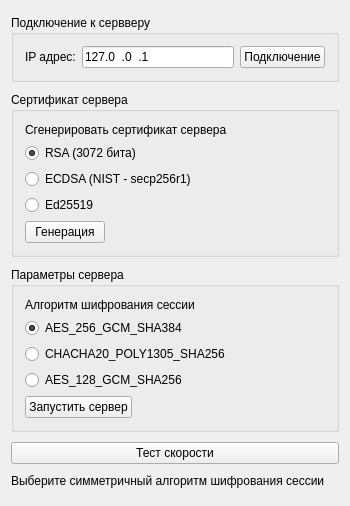
<?xml version="1.0" encoding="UTF-8"?>
<ui version="4.0">
 <class>Widget</class>
 <widget class="QWidget" name="Widget">
  <property name="geometry">
   <rect>
    <x>0</x>
    <y>0</y>
    <width>350</width>
    <height>506</height>
   </rect>
  </property>
  <property name="windowTitle">
   <string>Обмен сообщениями TLS 1.3</string>
  </property>
  <layout class="QGridLayout" name="gridLayout_3">
   <item row="4" column="0">
    <widget class="QLabel" name="label">
     <property name="sizePolicy">
      <sizepolicy hsizetype="Preferred" vsizetype="Fixed">
       <horstretch>0</horstretch>
       <verstretch>0</verstretch>
      </sizepolicy>
     </property>
     <property name="text">
      <string>Выберите симметричный алгоритм шифрования сессии</string>
     </property>
    </widget>
   </item>
   <item row="0" column="0">
    <widget class="QGroupBox" name="groupBox">
     <property name="sizePolicy">
      <sizepolicy hsizetype="Preferred" vsizetype="Fixed">
       <horstretch>0</horstretch>
       <verstretch>0</verstretch>
      </sizepolicy>
     </property>
     <property name="title">
      <string>Подключение к сервверу</string>
     </property>
     <layout class="QHBoxLayout" name="horizontalLayout">
      <item>
       <widget class="QLabel" name="label_2">
        <property name="sizePolicy">
         <sizepolicy hsizetype="Fixed" vsizetype="Fixed">
          <horstretch>0</horstretch>
          <verstretch>0</verstretch>
         </sizepolicy>
        </property>
        <property name="text">
         <string>IP адрес:</string>
        </property>
       </widget>
      </item>
      <item>
       <widget class="QLineEdit" name="lineEdit">
        <property name="inputMask">
         <string>009.009.009.009</string>
        </property>
        <property name="text">
         <string>127.0.0.1</string>
        </property>
       </widget>
      </item>
      <item>
       <widget class="QPushButton" name="pushButton">
        <property name="sizePolicy">
         <sizepolicy hsizetype="Fixed" vsizetype="Fixed">
          <horstretch>0</horstretch>
          <verstretch>0</verstretch>
         </sizepolicy>
        </property>
        <property name="text">
         <string>Подключение</string>
        </property>
       </widget>
      </item>
     </layout>
    </widget>
   </item>
   <item row="2" column="0">
    <widget class="QGroupBox" name="groupBox_2">
     <property name="sizePolicy">
      <sizepolicy hsizetype="Preferred" vsizetype="Fixed">
       <horstretch>0</horstretch>
       <verstretch>0</verstretch>
      </sizepolicy>
     </property>
     <property name="title">
      <string>Параметры сервера</string>
     </property>
     <layout class="QGridLayout" name="gridLayout">
      <item row="2" column="0">
       <widget class="QRadioButton" name="radioButton_2">
        <property name="text">
         <string>CHACHA20_POLY1305_SHA256</string>
        </property>
       </widget>
      </item>
      <item row="0" column="0">
       <widget class="QLabel" name="label_3">
        <property name="text">
         <string>Алгоритм шифрования сессии</string>
        </property>
       </widget>
      </item>
      <item row="1" column="0">
       <widget class="QRadioButton" name="radioButton">
        <property name="text">
         <string>AES_256_GCM_SHA384</string>
        </property>
        <property name="checked">
         <bool>true</bool>
        </property>
       </widget>
      </item>
      <item row="3" column="0">
       <widget class="QRadioButton" name="radioButton_3">
        <property name="text">
         <string>AES_128_GCM_SHA256</string>
        </property>
       </widget>
      </item>
      <item row="4" column="0">
       <widget class="QPushButton" name="pushButton_2">
        <property name="sizePolicy">
         <sizepolicy hsizetype="Fixed" vsizetype="Fixed">
          <horstretch>0</horstretch>
          <verstretch>0</verstretch>
         </sizepolicy>
        </property>
        <property name="text">
         <string>Запустить сервер</string>
        </property>
       </widget>
      </item>
      <item row="0" column="1">
       <widget class="QLabel" name="label_4">
        <property name="text">
         <string/>
        </property>
       </widget>
      </item>
     </layout>
    </widget>
   </item>
   <item row="1" column="0">
    <widget class="QGroupBox" name="groupBox_3">
     <property name="sizePolicy">
      <sizepolicy hsizetype="Preferred" vsizetype="Fixed">
       <horstretch>0</horstretch>
       <verstretch>0</verstretch>
      </sizepolicy>
     </property>
     <property name="title">
      <string>Сертификат сервера</string>
     </property>
     <layout class="QFormLayout" name="formLayout">
      <item row="0" column="0">
       <widget class="QLabel" name="label_5">
        <property name="text">
         <string>Сгенерировать сертификат сервера</string>
        </property>
       </widget>
      </item>
      <item row="0" column="1">
       <widget class="QLabel" name="label_6">
        <property name="text">
         <string/>
        </property>
       </widget>
      </item>
      <item row="1" column="0">
       <widget class="QRadioButton" name="radioButton_5">
        <property name="text">
         <string>RSA (3072 бита)</string>
        </property>
        <property name="checked">
         <bool>true</bool>
        </property>
       </widget>
      </item>
      <item row="2" column="0">
       <widget class="QRadioButton" name="radioButton_4">
        <property name="text">
         <string>ECDSA (NIST - secp256r1)</string>
        </property>
       </widget>
      </item>
      <item row="3" column="0">
       <widget class="QRadioButton" name="radioButton_6">
        <property name="text">
         <string>Ed25519</string>
        </property>
       </widget>
      </item>
      <item row="4" column="0">
       <widget class="QPushButton" name="pushButton_3">
        <property name="sizePolicy">
         <sizepolicy hsizetype="Fixed" vsizetype="Fixed">
          <horstretch>0</horstretch>
          <verstretch>0</verstretch>
         </sizepolicy>
        </property>
        <property name="text">
         <string>Генерация</string>
        </property>
       </widget>
      </item>
     </layout>
    </widget>
   </item>
   <item row="3" column="0">
    <widget class="QPushButton" name="pushButton_4">
     <property name="text">
      <string>Тест скорости</string>
     </property>
    </widget>
   </item>
  </layout>
 </widget>
 <layoutdefault spacing="6" margin="11"/>
 <resources/>
 <connections/>
</ui>
